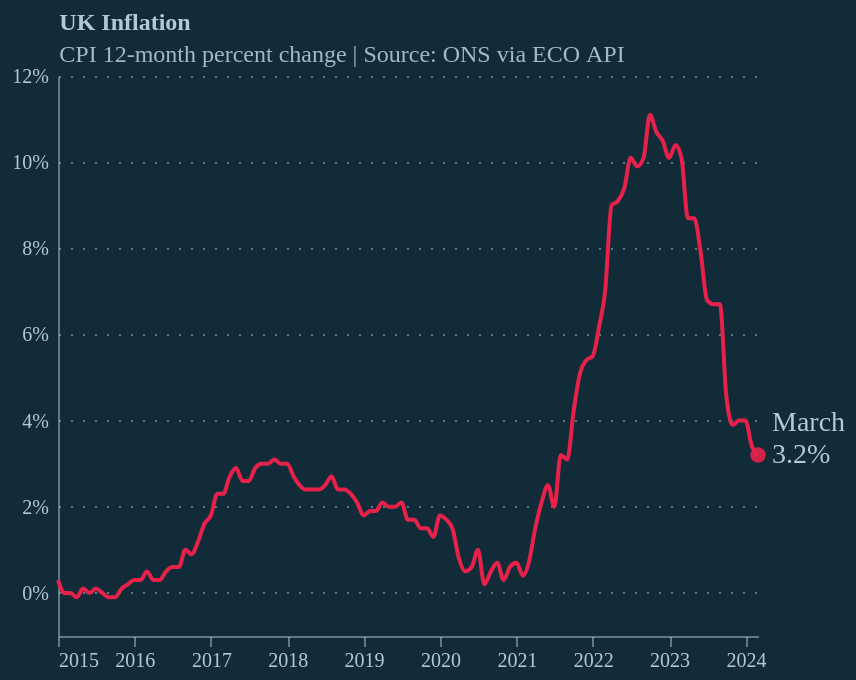

Write the Vega-Lite specification saved for this chart.
### Vega-Lite specification from a JSON file in a GitHub repository (floating-point values rounded to 4 significant figures)
{"config": {"background": "#122b39", "font": "Circular Std", "axis": {"labelColor": "#b4c8d8", "tickColor": "#b4c8d8", "domainColor": "#b4c8d8", "domainOpacity": 0.5, "title": null}, "axisX": {"grid": false, "labelAngle": 0, "tickCount": 10, "tickOpacity": 0.5}, "axisY": {"gridColor": "#b4c8d8", "gridDash": [1, 5], "gridOpacity": 0.5, "labelPadding": 5, "tickCount": 8, "tickOpacity": 0.5, "ticks": false, "format": "%"}, "line": {"color": "#e6224b"}, "view": {"stroke": null, "continuousWidth": 350, "continuousHeight": 280}, "title": {"anchor": "start", "dx": 24, "fontSize": 12, "subtitleFontSize": 12, "color": "#b4c8d8", "subtitleColor": "#b4c8d8E6", "subtitlePadding": 4, "offset": -1}}, "layer": [{"data": {"name": "data-be36b4e9cc5f4a31d31084df0a4bee3a"}, "mark": {"type": "line", "interpolate": "monotone"}, "encoding": {"x": {"field": "date", "type": "temporal"}, "y": {"field": "value", "type": "quantitative"}}}, {"data": {"name": "data-4776abc11dbff2548c612198c56eaa0b"}, "mark": {"type": "point", "color": "#e6224b", "filled": true, "opacity": 0.9, "size": 60}, "encoding": {"x": {"field": "date", "type": "temporal"}, "y": {"field": "value", "type": "quantitative"}}}, {"data": {"name": "data-4776abc11dbff2548c612198c56eaa0b"}, "mark": {"type": "text", "align": "left", "baseline": "middle", "color": "#b4c8d8", "dx": 7, "dy": 0, "fontSize": 14}, "encoding": {"text": {"field": "value", "format": ".1%", "type": "quantitative"}, "x": {"field": "date", "type": "temporal"}, "y": {"field": "value", "type": "quantitative"}}}, {"data": {"name": "data-4776abc11dbff2548c612198c56eaa0b"}, "mark": {"type": "text", "align": "left", "baseline": "middle", "color": "#b4c8d8", "dx": 7, "dy": -16, "fontSize": 14}, "encoding": {"text": {"field": "date", "format": "%B", "type": "temporal"}, "x": {"field": "date", "type": "temporal"}, "y": {"field": "value", "type": "quantitative"}}}], "title": {"text": "UK Inflation", "subtitle": "CPI 12-month percent change | Source: ONS via ECO API", "dx": 24}, "$schema": "https://vega.github.io/schema/vega-lite/v5.16.3.json", "datasets": {"data-be36b4e9cc5f4a31d31084df0a4bee3a": [{"date": "2015-01-01T00:00:00", "month": "January", "value": 0.003, "year": "2015"}, {"date": "2015-02-01T00:00:00", "month": "February", "value": 0.0, "year": "2015"}, {"date": "2015-03-01T00:00:00", "month": "March", "value": 0.0, "year": "2015"}, {"date": "2015-04-01T00:00:00", "month": "April", "value": -0.001, "year": "2015"}, {"date": "2015-05-01T00:00:00", "month": "May", "value": 0.001, "year": "2015"}, {"date": "2015-06-01T00:00:00", "month": "June", "value": 0.0, "year": "2015"}, {"date": "2015-07-01T00:00:00", "month": "July", "value": 0.001, "year": "2015"}, {"date": "2015-08-01T00:00:00", "month": "August", "value": 0.0, "year": "2015"}, {"date": "2015-09-01T00:00:00", "month": "September", "value": -0.001, "year": "2015"}, {"date": "2015-10-01T00:00:00", "month": "October", "value": -0.001, "year": "2015"}, {"date": "2015-11-01T00:00:00", "month": "November", "value": 0.001, "year": "2015"}, {"date": "2015-12-01T00:00:00", "month": "December", "value": 0.002, "year": "2015"}, {"date": "2016-01-01T00:00:00", "month": "January", "value": 0.003, "year": "2016"}, {"date": "2016-02-01T00:00:00", "month": "February", "value": 0.003, "year": "2016"}, {"date": "2016-03-01T00:00:00", "month": "March", "value": 0.005, "year": "2016"}, {"date": "2016-04-01T00:00:00", "month": "April", "value": 0.003, "year": "2016"}, {"date": "2016-05-01T00:00:00", "month": "May", "value": 0.003, "year": "2016"}, {"date": "2016-06-01T00:00:00", "month": "June", "value": 0.005, "year": "2016"}, {"date": "2016-07-01T00:00:00", "month": "July", "value": 0.006, "year": "2016"}, {"date": "2016-08-01T00:00:00", "month": "August", "value": 0.006, "year": "2016"}, {"date": "2016-09-01T00:00:00", "month": "September", "value": 0.01, "year": "2016"}, {"date": "2016-10-01T00:00:00", "month": "October", "value": 0.009, "year": "2016"}, {"date": "2016-11-01T00:00:00", "month": "November", "value": 0.012, "year": "2016"}, {"date": "2016-12-01T00:00:00", "month": "December", "value": 0.016, "year": "2016"}, {"date": "2017-01-01T00:00:00", "month": "January", "value": 0.018, "year": "2017"}, {"date": "2017-02-01T00:00:00", "month": "February", "value": 0.023, "year": "2017"}, {"date": "2017-03-01T00:00:00", "month": "March", "value": 0.023, "year": "2017"}, {"date": "2017-04-01T00:00:00", "month": "April", "value": 0.027, "year": "2017"}, {"date": "2017-05-01T00:00:00", "month": "May", "value": 0.029, "year": "2017"}, {"date": "2017-06-01T00:00:00", "month": "June", "value": 0.026, "year": "2017"}, {"date": "2017-07-01T00:00:00", "month": "July", "value": 0.026, "year": "2017"}, {"date": "2017-08-01T00:00:00", "month": "August", "value": 0.029, "year": "2017"}, {"date": "2017-09-01T00:00:00", "month": "September", "value": 0.03, "year": "2017"}, {"date": "2017-10-01T00:00:00", "month": "October", "value": 0.03, "year": "2017"}, {"date": "2017-11-01T00:00:00", "month": "November", "value": 0.031, "year": "2017"}, {"date": "2017-12-01T00:00:00", "month": "December", "value": 0.03, "year": "2017"}, {"date": "2018-01-01T00:00:00", "month": "January", "value": 0.03, "year": "2018"}, {"date": "2018-02-01T00:00:00", "month": "February", "value": 0.027, "year": "2018"}, {"date": "2018-03-01T00:00:00", "month": "March", "value": 0.025, "year": "2018"}, {"date": "2018-04-01T00:00:00", "month": "April", "value": 0.024, "year": "2018"}, {"date": "2018-05-01T00:00:00", "month": "May", "value": 0.024, "year": "2018"}, {"date": "2018-06-01T00:00:00", "month": "June", "value": 0.024, "year": "2018"}, {"date": "2018-07-01T00:00:00", "month": "July", "value": 0.025, "year": "2018"}, {"date": "2018-08-01T00:00:00", "month": "August", "value": 0.027, "year": "2018"}, {"date": "2018-09-01T00:00:00", "month": "September", "value": 0.024, "year": "2018"}, {"date": "2018-10-01T00:00:00", "month": "October", "value": 0.024, "year": "2018"}, {"date": "2018-11-01T00:00:00", "month": "November", "value": 0.023, "year": "2018"}, {"date": "2018-12-01T00:00:00", "month": "December", "value": 0.021, "year": "2018"}, {"date": "2019-01-01T00:00:00", "month": "January", "value": 0.018, "year": "2019"}, {"date": "2019-02-01T00:00:00", "month": "February", "value": 0.019, "year": "2019"}, {"date": "2019-03-01T00:00:00", "month": "March", "value": 0.019, "year": "2019"}, {"date": "2019-04-01T00:00:00", "month": "April", "value": 0.021, "year": "2019"}, {"date": "2019-05-01T00:00:00", "month": "May", "value": 0.02, "year": "2019"}, {"date": "2019-06-01T00:00:00", "month": "June", "value": 0.02, "year": "2019"}, {"date": "2019-07-01T00:00:00", "month": "July", "value": 0.021, "year": "2019"}, {"date": "2019-08-01T00:00:00", "month": "August", "value": 0.017, "year": "2019"}, {"date": "2019-09-01T00:00:00", "month": "September", "value": 0.017, "year": "2019"}, {"date": "2019-10-01T00:00:00", "month": "October", "value": 0.015, "year": "2019"}, {"date": "2019-11-01T00:00:00", "month": "November", "value": 0.015, "year": "2019"}, {"date": "2019-12-01T00:00:00", "month": "December", "value": 0.013, "year": "2019"}, {"date": "2020-01-01T00:00:00", "month": "January", "value": 0.018, "year": "2020"}, {"date": "2020-02-01T00:00:00", "month": "February", "value": 0.017, "year": "2020"}, {"date": "2020-03-01T00:00:00", "month": "March", "value": 0.015, "year": "2020"}, {"date": "2020-04-01T00:00:00", "month": "April", "value": 0.008, "year": "2020"}, {"date": "2020-05-01T00:00:00", "month": "May", "value": 0.005, "year": "2020"}, {"date": "2020-06-01T00:00:00", "month": "June", "value": 0.006, "year": "2020"}, {"date": "2020-07-01T00:00:00", "month": "July", "value": 0.01, "year": "2020"}, {"date": "2020-08-01T00:00:00", "month": "August", "value": 0.002, "year": "2020"}, {"date": "2020-09-01T00:00:00", "month": "September", "value": 0.005, "year": "2020"}, {"date": "2020-10-01T00:00:00", "month": "October", "value": 0.007, "year": "2020"}, {"date": "2020-11-01T00:00:00", "month": "November", "value": 0.003, "year": "2020"}, {"date": "2020-12-01T00:00:00", "month": "December", "value": 0.006, "year": "2020"}, {"date": "2021-01-01T00:00:00", "month": "January", "value": 0.007, "year": "2021"}, {"date": "2021-02-01T00:00:00", "month": "February", "value": 0.004, "year": "2021"}, {"date": "2021-03-01T00:00:00", "month": "March", "value": 0.007, "year": "2021"}, {"date": "2021-04-01T00:00:00", "month": "April", "value": 0.015, "year": "2021"}, {"date": "2021-05-01T00:00:00", "month": "May", "value": 0.021, "year": "2021"}, {"date": "2021-06-01T00:00:00", "month": "June", "value": 0.025, "year": "2021"}, {"date": "2021-07-01T00:00:00", "month": "July", "value": 0.02, "year": "2021"}, {"date": "2021-08-01T00:00:00", "month": "August", "value": 0.032, "year": "2021"}, {"date": "2021-09-01T00:00:00", "month": "September", "value": 0.031, "year": "2021"}, {"date": "2021-10-01T00:00:00", "month": "October", "value": 0.042, "year": "2021"}, {"date": "2021-11-01T00:00:00", "month": "November", "value": 0.051, "year": "2021"}, {"date": "2021-12-01T00:00:00", "month": "December", "value": 0.054, "year": "2021"}, {"date": "2022-01-01T00:00:00", "month": "January", "value": 0.055, "year": "2022"}, {"date": "2022-02-01T00:00:00", "month": "February", "value": 0.062, "year": "2022"}, {"date": "2022-03-01T00:00:00", "month": "March", "value": 0.07, "year": "2022"}, {"date": "2022-04-01T00:00:00", "month": "April", "value": 0.09, "year": "2022"}, {"date": "2022-05-01T00:00:00", "month": "May", "value": 0.091, "year": "2022"}, {"date": "2022-06-01T00:00:00", "month": "June", "value": 0.094, "year": "2022"}, {"date": "2022-07-01T00:00:00", "month": "July", "value": 0.101, "year": "2022"}, {"date": "2022-08-01T00:00:00", "month": "August", "value": 0.099, "year": "2022"}, {"date": "2022-09-01T00:00:00", "month": "September", "value": 0.101, "year": "2022"}, {"date": "2022-10-01T00:00:00", "month": "October", "value": 0.111, "year": "2022"}, {"date": "2022-11-01T00:00:00", "month": "November", "value": 0.107, "year": "2022"}, {"date": "2022-12-01T00:00:00", "month": "December", "value": 0.105, "year": "2022"}, {"date": "2023-01-01T00:00:00", "month": "January", "value": 0.101, "year": "2023"}, {"date": "2023-02-01T00:00:00", "month": "February", "value": 0.104, "year": "2023"}, {"date": "2023-03-01T00:00:00", "month": "March", "value": 0.101, "year": "2023"}, {"date": "2023-04-01T00:00:00", "month": "April", "value": 0.087, "year": "2023"}, {"date": "2023-05-01T00:00:00", "month": "May", "value": 0.087, "year": "2023"}, {"date": "2023-06-01T00:00:00", "month": "June", "value": 0.079, "year": "2023"}, {"date": "2023-07-01T00:00:00", "month": "July", "value": 0.068, "year": "2023"}, {"date": "2023-08-01T00:00:00", "month": "August", "value": 0.067, "year": "2023"}, {"date": "2023-09-01T00:00:00", "month": "September", "value": 0.067, "year": "2023"}, {"date": "2023-10-01T00:00:00", "month": "October", "value": 0.046, "year": "2023"}, {"date": "2023-11-01T00:00:00", "month": "November", "value": 0.039, "year": "2023"}, {"date": "2023-12-01T00:00:00", "month": "December", "value": 0.04, "year": "2023"}, {"date": "2024-01-01T00:00:00", "month": "January", "value": 0.04, "year": "2024"}, {"date": "2024-02-01T00:00:00", "month": "February", "value": 0.034, "year": "2024"}, {"date": "2024-03-01T00:00:00", "month": "March", "value": 0.032, "year": "2024"}], "data-4776abc11dbff2548c612198c56eaa0b": [{"date": "2024-03-01T00:00:00", "month": "March", "value": 0.032, "year": "2024"}]}, "width": 350, "height": 280}
